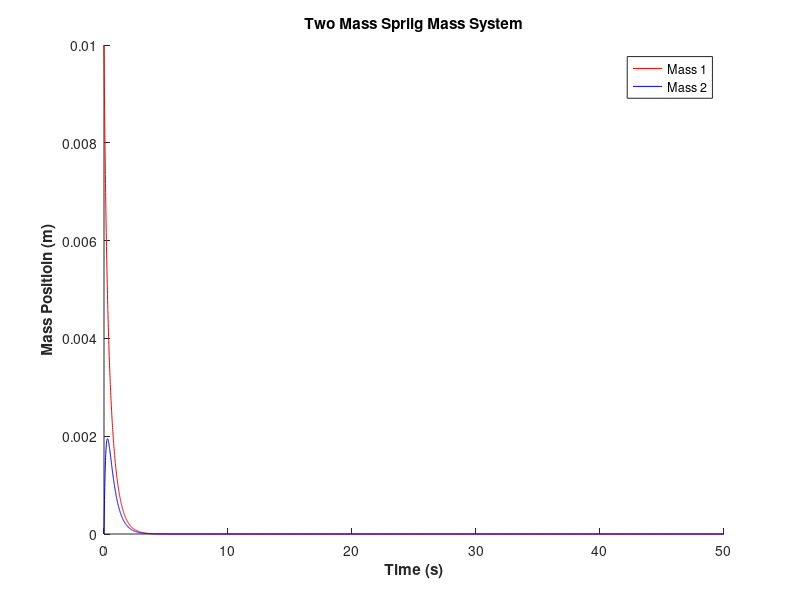

Here is the MATLAB script that generated this plot:
% Problem parameters

k1=100; % Mass 1 spring constant (i/m)
k2=200; % Mass 2 spring constant (i/m)
k3=300; % Mass 2 spring constant (i/m)
m1=100; % Mass 1 mass (kg)
m2=100; % Mass 2 mass (kg)

%Mass matrix
M = diag([m1 m2]); 

%Spring stifness matix
K1 = diag([-k1, k2 + k3, k3]) ;
K2 = diag([-k2, -k3], 1) ;
K = K1 + K2 ;



% Set time step stuff
h=0.01; % simulation time step
t = 0:h:50;

%Inatial Conditions 
x1 = zeros(1,numel(t)); 
y1 = x1;
x1(1) = 0.01;
x2(1) = 0;

%ODE equations
f1=@(x1,x2) (-(k1*x1-k2*(x2-x1))/m1);
f2=@(x1,x2) (-(k2*(x2-x1)+k3*x2)/m2);



%Loop
for i=1:(length(t)-1)
    
    k1x1 = f1(x1(i),  x2(i));
    k1x2 = f2(x1(i),  x2(i));
    
    k2x1 = f1(x1(i)+h/2*k1x1,  x2(i)+h/2*k1x2);
    k2x2 = f2(x1(i)+h/2*k1x1,  x2(i)+h/2*k1x2);
    
    k3x1 = f1(x1(i)+h/2*k2x1,  x2(i)+h/2*k2x2);
    k3x2 = f2(x1(i)+h/2*k2x1,  x2(i)+h/2*k2x2);
    
    k4x1 = f1(x1(i)+h*k3x1,  x2(i)+h*k3x2);
    k4x2 = f2(x1(i)+h*k3x1,  x2(i)+h*k3x2);
    
    x1(i+1)=x1(i)+h/6 *(k1x1 + 2*k2x1 + 2*k3x1 + k4x1);
    x2(i+1)=x2(i)+h/6 *(k1x2 + 2*k2x2 + 2*k3x2 + k4x2);
    
end

%Plotting 
hold on
plot(t,x1,'r')
xlabel('Time (s)','fontweight','bold')
ylabel('Mass Positioin (m)','fontweight','bold')
plot(t,x2,'b')
legend('Mass 1','Mass 2')
title('Two Mass Spriig Mass System');


